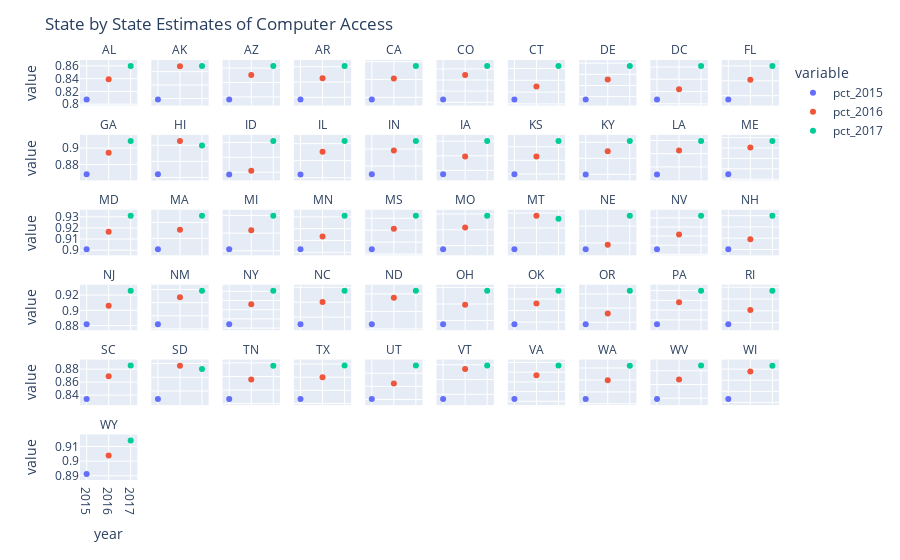

Notebook cell for this chart:
### Code cell
sm_multiples = px.scatter(nces_household_long, x="year", y="value",
               color='variable',
               facet_col='state_abbr',facet_col_wrap=10)

sm_multiples.update_layout(
    title_text = 'State by State Estimates of Computer Access', # Create a Title
)

## make the charts prettier
sm_multiples.update_yaxes(matches=None)
## get rid of "state =" and only show state abbrev
sm_multiples.for_each_annotation(lambda a: a.update(text=a.text.split("=")[-1]))

sm_multiples.show()
